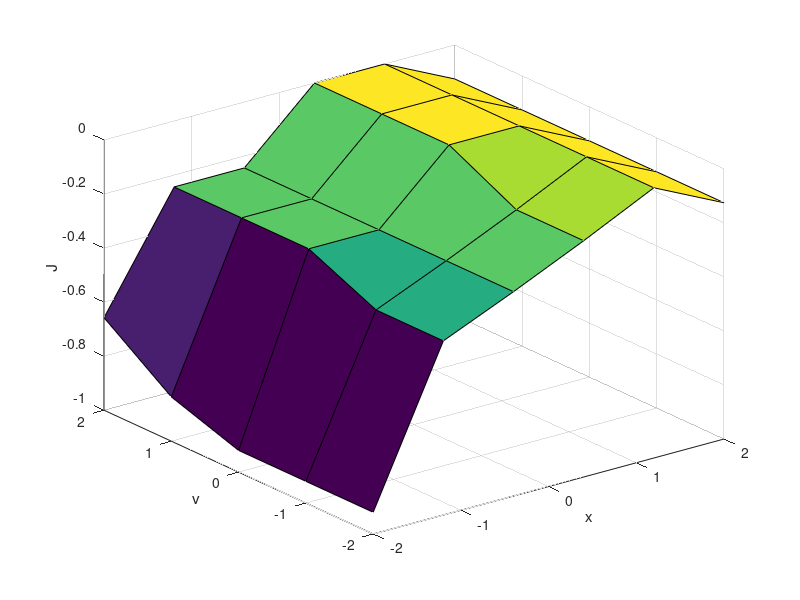

Recreate this plot in MATLAB.
clear
clc

% Arena parameters
valleywidth = 2;
T = 10;
dt = 0.1;

% Problem parameters
nu = 20;
g = 1;
R = 1;
A = -1;

% Plotting parameters
numtries = 10;
xs = -2:0.8:2;
vs = -2:1:2;

% Relevant quantities
L = @(x) -1 -0.5*(tanh(2*x + 2) - tanh(2*x - 2));
Lderiv = @(x) sech(2 - 2*x).^2 - sech(2*x + 2).^2;
Fg = @(x) (-g*Lderiv(x)) ./ sqrt(1 + Lderiv(x).^2);

%{
xs = -valleywidth:0.01:valleywidth;
plot(xs, L(xs), xs, Lderiv(xs), xs, Fg(xs));
legend('L', 'L''', 'Fg')
xlabel('x')
%}

% Prepare measurements
phihist = NaN(numel(xs), numel(vs), numtries);

for ix = 1:numel(xs)
    for iv = 1:numel(vs)
        fprintf('.')

        maxhist = NaN(1, numtries);

        for seed=1:numtries
            rng(seed+238765);

            x = xs(ix);
            v = vs(iv);
            ts = 0:dt:T;

            xhist = NaN(1, numel(ts));
            vhist = NaN(1, numel(ts));

            for i=1:numel(ts)
                t = ts(i);

                u = 0;
                dxi = randn(1) * sqrt(nu*dt);

                xhist(i) = x;
                vhist(i) = v;

                x = x + v*dt;
                v = Fg(x)*dt + u*dt + dxi;
            end

            %plot(ts, xhist);
            %legend('x')
            phihist(ix, iv, seed) = A * (abs(x) > valleywidth); 

            % maxhist(seed) = max(abs(xhist));
        end

        % boxplot(maxhist)
    end
end

lambda = 0.1 * nu;
Jtable = -lambda * log(sum(exp(-phihist/lambda), 3)/numtries);

[X,V] = ndgrid(xs,vs);
surf(X, V, Jtable)
xlabel('x')
ylabel('v')
zlabel('J')
